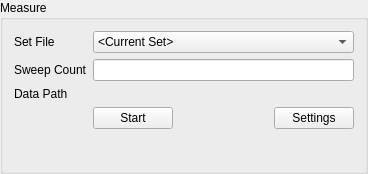
<?xml version="1.0" encoding="UTF-8"?>
<ui version="4.0">
 <class>Measure</class>
 <widget class="QGroupBox" name="Measure">
  <property name="geometry">
   <rect>
    <x>0</x>
    <y>0</y>
    <width>368</width>
    <height>174</height>
   </rect>
  </property>
  <property name="windowTitle">
   <string>GroupBox</string>
  </property>
  <property name="title">
   <string>Measure</string>
  </property>
  <layout class="QFormLayout" name="formLayout">
   <item row="0" column="0">
    <widget class="QLabel" name="setFileLabel">
     <property name="text">
      <string>Set File</string>
     </property>
    </widget>
   </item>
   <item row="0" column="1">
    <widget class="QComboBox" name="setFile">
     <item>
      <property name="text">
       <string>&lt;Current Set&gt;</string>
      </property>
     </item>
    </widget>
   </item>
   <item row="1" column="0">
    <widget class="QLabel" name="sweepCountLabel">
     <property name="text">
      <string>Sweep Count</string>
     </property>
    </widget>
   </item>
   <item row="1" column="1">
    <widget class="IntValueLineEdit" name="sweepCount"/>
   </item>
   <item row="2" column="0">
    <widget class="QLabel" name="dataPathLabel">
     <property name="text">
      <string>Data Path</string>
     </property>
    </widget>
   </item>
   <item row="2" column="1">
    <widget class="FileWidget" name="dataPath" native="true">
     <property name="minimumSize">
      <size>
       <width>250</width>
       <height>0</height>
      </size>
     </property>
    </widget>
   </item>
   <item row="3" column="1">
    <widget class="QWidget" name="startWidget" native="true">
     <layout class="QHBoxLayout" name="horizontalLayout">
      <property name="spacing">
       <number>-1</number>
      </property>
      <property name="leftMargin">
       <number>0</number>
      </property>
      <property name="topMargin">
       <number>0</number>
      </property>
      <property name="rightMargin">
       <number>0</number>
      </property>
      <property name="bottomMargin">
       <number>0</number>
      </property>
      <item>
       <widget class="QPushButton" name="start">
        <property name="text">
         <string>Start</string>
        </property>
       </widget>
      </item>
      <item>
       <spacer name="startSpacer">
        <property name="orientation">
         <enum>Qt::Horizontal</enum>
        </property>
        <property name="sizeHint" stdset="0">
         <size>
          <width>137</width>
          <height>20</height>
         </size>
        </property>
       </spacer>
      </item>
      <item>
       <widget class="QPushButton" name="settings">
        <property name="text">
         <string>Settings</string>
        </property>
       </widget>
      </item>
     </layout>
    </widget>
   </item>
  </layout>
 </widget>
 <customwidgets>
  <customwidget>
   <class>FileWidget</class>
   <extends>QWidget</extends>
   <header>qtrf/widgets.h</header>
   <container>1</container>
  </customwidget>
  <customwidget>
   <class>IntValueLineEdit</class>
   <extends>QLineEdit</extends>
   <header>qtrf/widgets.h</header>
   <container>1</container>
  </customwidget>
 </customwidgets>
 <tabstops>
  <tabstop>setFile</tabstop>
  <tabstop>sweepCount</tabstop>
  <tabstop>start</tabstop>
 </tabstops>
 <resources/>
 <connections/>
</ui>
